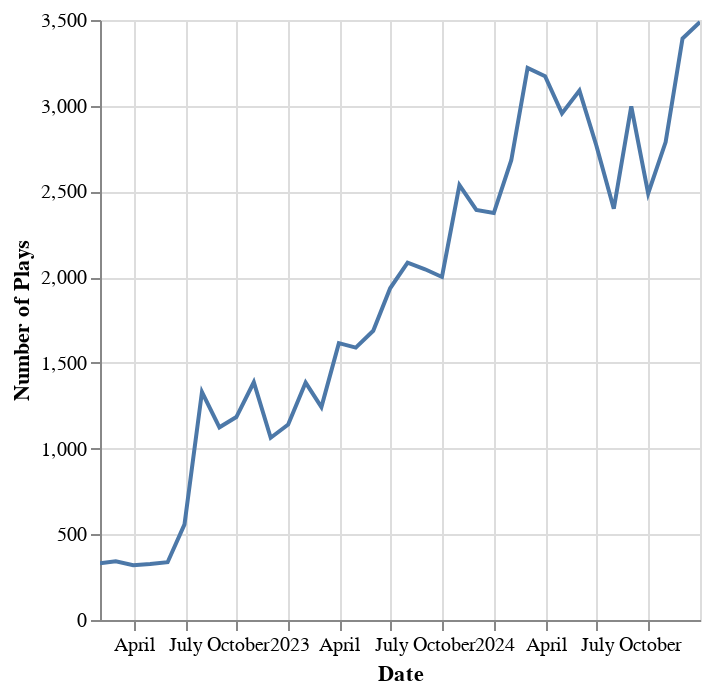

Notebook code cell kept with this figure:
### Code cell
df.plot.line(x='Date', y='Number of Plays')

### Figure 1 — Vega-Lite specification as saved in the notebook (floating-point values rounded to 4 significant figures)
{"config": {"view": {"continuousWidth": 300, "continuousHeight": 300}}, "data": {"name": "data-bd53f98ee5fb515b6e9bdcfacdf073e2"}, "mark": {"type": "line", "tooltip": true}, "encoding": {"x": {"field": "Date", "type": "temporal"}, "y": {"field": "Number of Plays", "type": "quantitative"}}, "params": [{"name": "param_1", "select": {"type": "interval", "encodings": ["x", "y"]}, "bind": "scales"}], "$schema": "https://vega.github.io/schema/vega-lite/v5.20.1.json", "datasets": {"data-bd53f98ee5fb515b6e9bdcfacdf073e2": [{"Date": "2024-12-31T00:00:00", "Number of Plays": 3488, "Distinct Users": 854, "Plays per User": 4.084}, {"Date": "2024-11-30T00:00:00", "Number of Plays": 3392, "Distinct Users": 892, "Plays per User": 3.803}, {"Date": "2024-10-31T00:00:00", "Number of Plays": 2788, "Distinct Users": 710, "Plays per User": 3.927}, {"Date": "2024-09-30T00:00:00", "Number of Plays": 2488, "Distinct Users": 579, "Plays per User": 4.297}, {"Date": "2024-08-31T00:00:00", "Number of Plays": 2996, "Distinct Users": 673, "Plays per User": 4.452}, {"Date": "2024-07-31T00:00:00", "Number of Plays": 2399, "Distinct Users": 604, "Plays per User": 3.972}, {"Date": "2024-06-30T00:00:00", "Number of Plays": 2768, "Distinct Users": 616, "Plays per User": 4.494}, {"Date": "2024-05-31T00:00:00", "Number of Plays": 3088, "Distinct Users": 703, "Plays per User": 4.393}, {"Date": "2024-04-30T00:00:00", "Number of Plays": 2955, "Distinct Users": 652, "Plays per User": 4.532}, {"Date": "2024-03-31T00:00:00", "Number of Plays": 3172, "Distinct Users": 737, "Plays per User": 4.304}, {"Date": "2024-02-29T00:00:00", "Number of Plays": 3220, "Distinct Users": 670, "Plays per User": 4.806}, {"Date": "2024-01-31T00:00:00", "Number of Plays": 2682, "Distinct Users": 650, "Plays per User": 4.126}, {"Date": "2023-12-31T00:00:00", "Number of Plays": 2374, "Distinct Users": 544, "Plays per User": 4.364}, {"Date": "2023-11-30T00:00:00", "Number of Plays": 2392, "Distinct Users": 580, "Plays per User": 4.124}, {"Date": "2023-10-31T00:00:00", "Number of Plays": 2537, "Distinct Users": 621, "Plays per User": 4.085}, {"Date": "2023-09-30T00:00:00", "Number of Plays": 2001, "Distinct Users": 525, "Plays per User": 3.811}, {"Date": "2023-08-31T00:00:00", "Number of Plays": 2046, "Distinct Users": 517, "Plays per User": 3.957}, {"Date": "2023-07-31T00:00:00", "Number of Plays": 2084, "Distinct Users": 554, "Plays per User": 3.762}, {"Date": "2023-06-30T00:00:00", "Number of Plays": 1935, "Distinct Users": 473, "Plays per User": 4.091}, {"Date": "2023-05-31T00:00:00", "Number of Plays": 1687, "Distinct Users": 482, "Plays per User": 3.5}, {"Date": "2023-04-30T00:00:00", "Number of Plays": 1589, "Distinct Users": 441, "Plays per User": 3.603}, {"Date": "2023-03-31T00:00:00", "Number of Plays": 1615, "Distinct Users": 495, "Plays per User": 3.263}, {"Date": "2023-02-28T00:00:00", "Number of Plays": 1242, "Distinct Users": 412, "Plays per User": 3.015}, {"Date": "2023-01-31T00:00:00", "Number of Plays": 1385, "Distinct Users": 442, "Plays per User": 3.133}, {"Date": "2022-12-31T00:00:00", "Number of Plays": 1140, "Distinct Users": 310, "Plays per User": 3.677}, {"Date": "2022-11-30T00:00:00", "Number of Plays": 1063, "Distinct Users": 339, "Plays per User": 3.136}, {"Date": "2022-10-31T00:00:00", "Number of Plays": 1387, "Distinct Users": 444, "Plays per User": 3.124}, {"Date": "2022-09-30T00:00:00", "Number of Plays": 1184, "Distinct Users": 359, "Plays per User": 3.298}, {"Date": "2022-08-31T00:00:00", "Number of Plays": 1124, "Distinct Users": 354, "Plays per User": 3.175}, {"Date": "2022-07-31T00:00:00", "Number of Plays": 1330, "Distinct Users": 413, "Plays per User": 3.22}, {"Date": "2022-06-30T00:00:00", "Number of Plays": 558, "Distinct Users": 180, "Plays per User": 3.1}, {"Date": "2022-05-31T00:00:00", "Number of Plays": 337, "Distinct Users": 96, "Plays per User": 3.51}, {"Date": "2022-04-30T00:00:00", "Number of Plays": 327, "Distinct Users": 75, "Plays per User": 4.36}, {"Date": "2022-03-31T00:00:00", "Number of Plays": 320, "Distinct Users": 74, "Plays per User": 4.324}, {"Date": "2022-02-28T00:00:00", "Number of Plays": 342, "Distinct Users": 64, "Plays per User": 5.344}, {"Date": "2022-01-31T00:00:00", "Number of Plays": 331, "Distinct Users": 63, "Plays per User": 5.254}]}}
